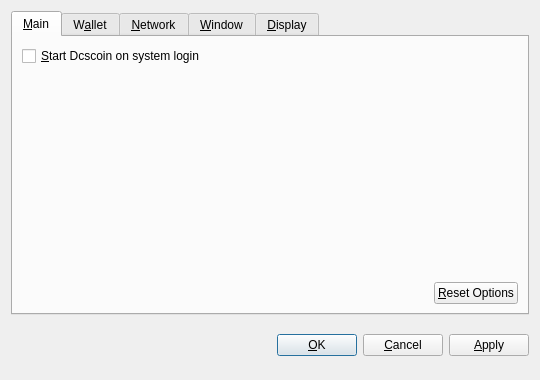
<?xml version="1.0" encoding="UTF-8"?>
<ui version="4.0">
 <class>OptionsDialog</class>
 <widget class="QDialog" name="OptionsDialog">
  <property name="geometry">
   <rect>
    <x>0</x>
    <y>0</y>
    <width>540</width>
    <height>380</height>
   </rect>
  </property>
  <property name="windowTitle">
   <string>Options</string>
  </property>
  <property name="modal">
   <bool>true</bool>
  </property>
  <layout class="QVBoxLayout" name="verticalLayout">
   <item>
    <widget class="QTabWidget" name="tabWidget">
     <property name="tabPosition">
      <enum>QTabWidget::North</enum>
     </property>
     <property name="currentIndex">
      <number>0</number>
     </property>
     <widget class="QWidget" name="tabMain">
      <attribute name="title">
       <string>&amp;Main</string>
      </attribute>
      <layout class="QVBoxLayout" name="verticalLayout_Main">
       <item>
        <widget class="QCheckBox" name="bitcoinAtStartup">
         <property name="toolTip">
          <string>Automatically start Dcscoin after logging in to the system.</string>
         </property>
         <property name="text">
          <string>&amp;Start Dcscoin on system login</string>
         </property>
        </widget>
       </item>
       <item>
        <spacer name="verticalSpacer_Main">
         <property name="orientation">
          <enum>Qt::Vertical</enum>
         </property>
         <property name="sizeHint" stdset="0">
          <size>
           <width>20</width>
           <height>40</height>
          </size>
         </property>
        </spacer>
       </item>
       <item>
        <layout class="QHBoxLayout" name="horizontalLayout_2_Main">
         <item>
          <spacer name="horizontalSpacer_2_Main">
           <property name="orientation">
            <enum>Qt::Horizontal</enum>
           </property>
           <property name="sizeHint" stdset="0">
            <size>
             <width>40</width>
             <height>20</height>
            </size>
           </property>
          </spacer>
         </item>
         <item>
          <widget class="QPushButton" name="resetButton">
           <property name="toolTip">
            <string>Reset all client options to default.</string>
           </property>
           <property name="text">
            <string>&amp;Reset Options</string>
           </property>
           <property name="autoDefault">
            <bool>false</bool>
           </property>
          </widget>
         </item>
        </layout>
       </item>
      </layout>
     </widget>
     <widget class="QWidget" name="tabWallet">
      <attribute name="title">
       <string>W&amp;allet</string>
      </attribute>
      <layout class="QVBoxLayout" name="verticalLayout_Network">
       <item>
        <widget class="QLabel" name="transactionFeeInfoLabel">
         <property name="text">
          <string>Optional transaction fee per kB that helps make sure your transactions are processed quickly. Most transactions are 1 kB.</string>
         </property>
         <property name="textFormat">
          <enum>Qt::PlainText</enum>
         </property>
         <property name="wordWrap">
          <bool>true</bool>
         </property>
        </widget>
       </item>
       <item>
        <layout class="QHBoxLayout" name="horizontalLayout_1_Main">
         <item>
          <widget class="QLabel" name="transactionFeeLabel">
           <property name="text">
            <string>Pay transaction &amp;fee</string>
           </property>
           <property name="textFormat">
            <enum>Qt::PlainText</enum>
           </property>
           <property name="buddy">
            <cstring>transactionFee</cstring>
           </property>
          </widget>
         </item>
         <item>
          <widget class="BitcoinAmountField" name="transactionFee"/>
         </item>
         <item>
          <spacer name="horizontalSpacer_1_Main">
           <property name="orientation">
            <enum>Qt::Horizontal</enum>
           </property>
           <property name="sizeHint" stdset="0">
            <size>
             <width>40</width>
             <height>20</height>
            </size>
           </property>
          </spacer>
         </item>
        </layout>
       </item>
       <item>
        <widget class="QLabel" name="label">
         <property name="text">
          <string>If you disable the spending of unconfirmed change, the change from a transaction cannot be used until that transaction has at least one confirmation. This also affects how your balance is computed.</string>
         </property>
         <property name="wordWrap">
          <bool>true</bool>
         </property>
        </widget>
       </item>
       <item>
        <widget class="QCheckBox" name="spendZeroConfChange">
         <property name="text">
          <string>Spend unconfirmed change  (experts only)</string>
         </property>
        </widget>
       </item>
       <item>
        <spacer name="verticalSpacer">
         <property name="orientation">
          <enum>Qt::Vertical</enum>
         </property>
         <property name="sizeHint" stdset="0">
          <size>
           <width>20</width>
           <height>40</height>
          </size>
         </property>
        </spacer>
       </item>
      </layout>
     </widget>
     <widget class="QWidget" name="tabNetwork">
      <attribute name="title">
       <string>&amp;Network</string>
      </attribute>
      <layout class="QVBoxLayout" name="verticalLayout_Network">
       <item>
        <widget class="QCheckBox" name="mapPortUpnp">
         <property name="toolTip">
          <string>Automatically open the Dcscoin client port on the router. This only works when your router supports UPnP and it is enabled.</string>
         </property>
         <property name="text">
          <string>Map port using &amp;UPnP</string>
         </property>
        </widget>
       </item>
       <item>
        <widget class="QCheckBox" name="connectSocks">
         <property name="toolTip">
          <string>Connect to the Dcscoin network through a SOCKS proxy (e.g. when connecting through Tor).</string>
         </property>
         <property name="text">
          <string>&amp;Connect through SOCKS proxy:</string>
         </property>
        </widget>
       </item>
       <item>
        <layout class="QHBoxLayout" name="horizontalLayout_Network">
         <item>
          <widget class="QLabel" name="proxyIpLabel">
           <property name="text">
            <string>Proxy &amp;IP:</string>
           </property>
           <property name="textFormat">
            <enum>Qt::PlainText</enum>
           </property>
           <property name="buddy">
            <cstring>proxyIp</cstring>
           </property>
          </widget>
         </item>
         <item>
          <widget class="QValidatedLineEdit" name="proxyIp">
           <property name="maximumSize">
            <size>
             <width>140</width>
             <height>16777215</height>
            </size>
           </property>
           <property name="toolTip">
            <string>IP address of the proxy (e.g. 127.0.0.1)</string>
           </property>
          </widget>
         </item>
         <item>
          <widget class="QLabel" name="proxyPortLabel">
           <property name="text">
            <string>&amp;Port:</string>
           </property>
           <property name="textFormat">
            <enum>Qt::PlainText</enum>
           </property>
           <property name="buddy">
            <cstring>proxyPort</cstring>
           </property>
          </widget>
         </item>
         <item>
          <widget class="QLineEdit" name="proxyPort">
           <property name="maximumSize">
            <size>
             <width>55</width>
             <height>16777215</height>
            </size>
           </property>
           <property name="toolTip">
            <string>Port of the proxy (e.g. 9050)</string>
           </property>
          </widget>
         </item>
         <item>
          <widget class="QLabel" name="socksVersionLabel">
           <property name="text">
            <string>SOCKS &amp;Version:</string>
           </property>
           <property name="textFormat">
            <enum>Qt::PlainText</enum>
           </property>
           <property name="buddy">
            <cstring>socksVersion</cstring>
           </property>
          </widget>
         </item>
         <item>
          <widget class="QValueComboBox" name="socksVersion">
           <property name="toolTip">
            <string>SOCKS version of the proxy (e.g. 5)</string>
           </property>
          </widget>
         </item>
         <item>
          <spacer name="horizontalSpacer_Network">
           <property name="orientation">
            <enum>Qt::Horizontal</enum>
           </property>
           <property name="sizeHint" stdset="0">
            <size>
             <width>40</width>
             <height>20</height>
            </size>
           </property>
          </spacer>
         </item>
        </layout>
       </item>
       <item>
        <spacer name="verticalSpacer_Network">
         <property name="orientation">
          <enum>Qt::Vertical</enum>
         </property>
         <property name="sizeHint" stdset="0">
          <size>
           <width>20</width>
           <height>40</height>
          </size>
         </property>
        </spacer>
       </item>
      </layout>
     </widget>
     <widget class="QWidget" name="tabWindow">
      <attribute name="title">
       <string>&amp;Window</string>
      </attribute>
      <layout class="QVBoxLayout" name="verticalLayout_Window">
       <item>
        <widget class="QCheckBox" name="minimizeToTray">
         <property name="toolTip">
          <string>Show only a tray icon after minimizing the window.</string>
         </property>
         <property name="text">
          <string>&amp;Minimize to the tray instead of the taskbar</string>
         </property>
        </widget>
       </item>
       <item>
        <widget class="QCheckBox" name="minimizeOnClose">
         <property name="toolTip">
          <string>Minimize instead of exit the application when the window is closed. When this option is enabled, the application will be closed only after selecting Quit in the menu.</string>
         </property>
         <property name="text">
          <string>M&amp;inimize on close</string>
         </property>
        </widget>
       </item>
       <item>
        <spacer name="verticalSpacer_Window">
         <property name="orientation">
          <enum>Qt::Vertical</enum>
         </property>
         <property name="sizeHint" stdset="0">
          <size>
           <width>20</width>
           <height>40</height>
          </size>
         </property>
        </spacer>
       </item>
      </layout>
     </widget>
     <widget class="QWidget" name="tabDisplay">
      <attribute name="title">
       <string>&amp;Display</string>
      </attribute>
      <layout class="QVBoxLayout" name="verticalLayout_Display">
       <item>
        <layout class="QHBoxLayout" name="horizontalLayout_1_Display">
         <item>
          <widget class="QLabel" name="langLabel">
           <property name="text">
            <string>User Interface &amp;language:</string>
           </property>
           <property name="textFormat">
            <enum>Qt::PlainText</enum>
           </property>
           <property name="buddy">
            <cstring>lang</cstring>
           </property>
          </widget>
         </item>
         <item>
          <widget class="QValueComboBox" name="lang">
           <property name="toolTip">
            <string>The user interface language can be set here. This setting will take effect after restarting Dcscoin.</string>
           </property>
          </widget>
         </item>
        </layout>
       </item>
       <item>
        <layout class="QHBoxLayout" name="horizontalLayout_2_Display">
         <item>
          <widget class="QLabel" name="unitLabel">
           <property name="text">
            <string>&amp;Unit to show amounts in:</string>
           </property>
           <property name="textFormat">
            <enum>Qt::PlainText</enum>
           </property>
           <property name="buddy">
            <cstring>unit</cstring>
           </property>
          </widget>
         </item>
         <item>
          <widget class="QValueComboBox" name="unit">
           <property name="toolTip">
            <string>Choose the default subdivision unit to show in the interface and when sending coins.</string>
           </property>
          </widget>
         </item>
        </layout>
       </item>
       <item>
        <widget class="QCheckBox" name="displayAddresses">
         <property name="toolTip">
          <string>Whether to show Dcscoin addresses in the transaction list or not.</string>
         </property>
         <property name="text">
          <string>&amp;Display addresses in transaction list</string>
         </property>
        </widget>
       </item>
       <item>
        <widget class="QCheckBox" name="coinControlFeatures">
         <property name="toolTip">
          <string>Whether to show coin control features or not.</string>
         </property>
         <property name="text">
          <string>Display coin &amp;control features (experts only!)</string>
         </property>
        </widget>
       </item>
       <item>
        <spacer name="verticalSpacer_Display">
         <property name="orientation">
          <enum>Qt::Vertical</enum>
         </property>
         <property name="sizeHint" stdset="0">
          <size>
           <width>20</width>
           <height>40</height>
          </size>
         </property>
        </spacer>
       </item>
      </layout>
     </widget>
    </widget>
   </item>
   <item>
    <layout class="QHBoxLayout" name="horizontalLayout_Buttons">
     <item>
      <spacer name="horizontalSpacer_1">
       <property name="orientation">
        <enum>Qt::Horizontal</enum>
       </property>
       <property name="sizeHint" stdset="0">
        <size>
         <width>40</width>
         <height>48</height>
        </size>
       </property>
      </spacer>
     </item>
     <item>
      <widget class="QLabel" name="statusLabel">
       <property name="font">
        <font>
         <weight>75</weight>
         <bold>true</bold>
        </font>
       </property>
       <property name="text">
        <string/>
       </property>
       <property name="textFormat">
        <enum>Qt::PlainText</enum>
       </property>
       <property name="wordWrap">
        <bool>true</bool>
       </property>
      </widget>
     </item>
     <item>
      <spacer name="horizontalSpacer_2">
       <property name="orientation">
        <enum>Qt::Horizontal</enum>
       </property>
       <property name="sizeHint" stdset="0">
        <size>
         <width>40</width>
         <height>48</height>
        </size>
       </property>
      </spacer>
     </item>
     <item>
      <widget class="QPushButton" name="okButton">
       <property name="text">
        <string>&amp;OK</string>
       </property>
      </widget>
     </item>
     <item>
      <widget class="QPushButton" name="cancelButton">
       <property name="text">
        <string>&amp;Cancel</string>
       </property>
       <property name="autoDefault">
        <bool>false</bool>
       </property>
      </widget>
     </item>
     <item>
      <widget class="QPushButton" name="applyButton">
       <property name="text">
        <string>&amp;Apply</string>
       </property>
       <property name="autoDefault">
        <bool>false</bool>
       </property>
      </widget>
     </item>
    </layout>
   </item>
  </layout>
 </widget>
 <customwidgets>
  <customwidget>
   <class>BitcoinAmountField</class>
   <extends>QSpinBox</extends>
   <header>bitcoinamountfield.h</header>
  </customwidget>
  <customwidget>
   <class>QValueComboBox</class>
   <extends>QComboBox</extends>
   <header>qvaluecombobox.h</header>
  </customwidget>
  <customwidget>
   <class>QValidatedLineEdit</class>
   <extends>QLineEdit</extends>
   <header>qvalidatedlineedit.h</header>
  </customwidget>
 </customwidgets>
 <resources/>
 <connections/>
</ui>
